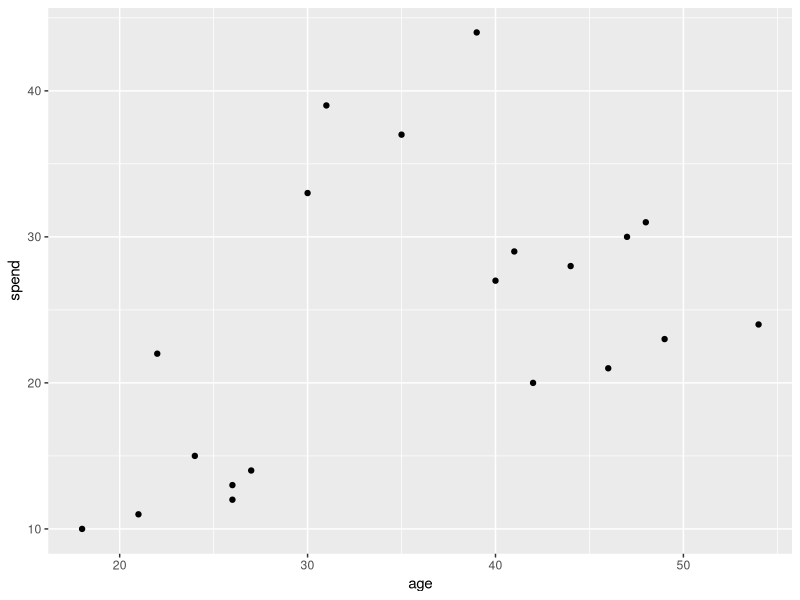
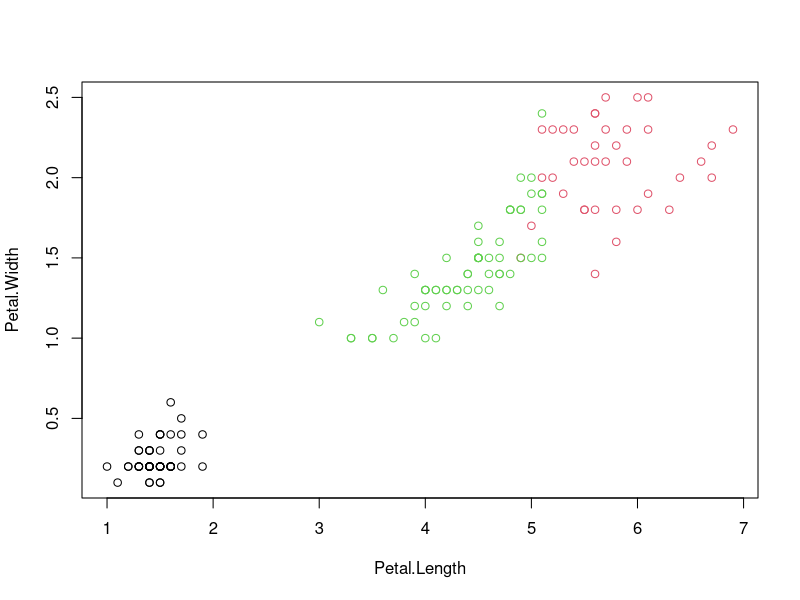
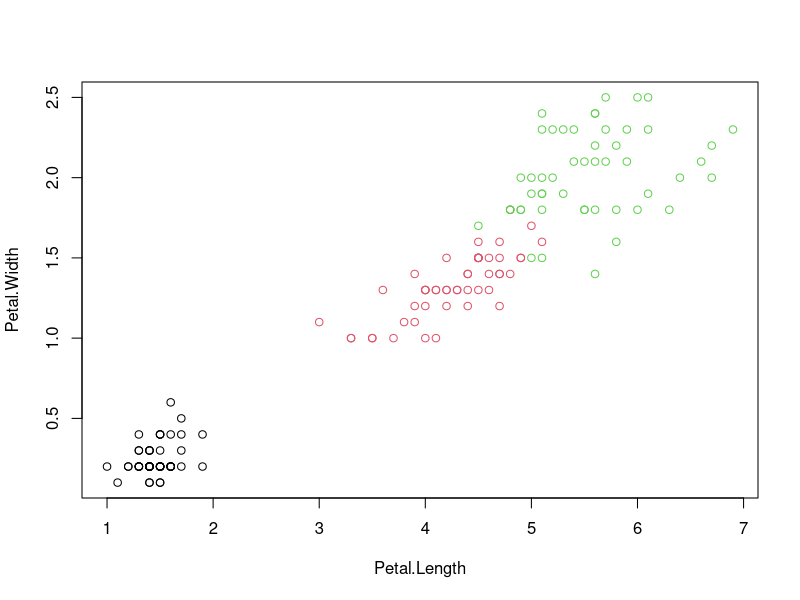
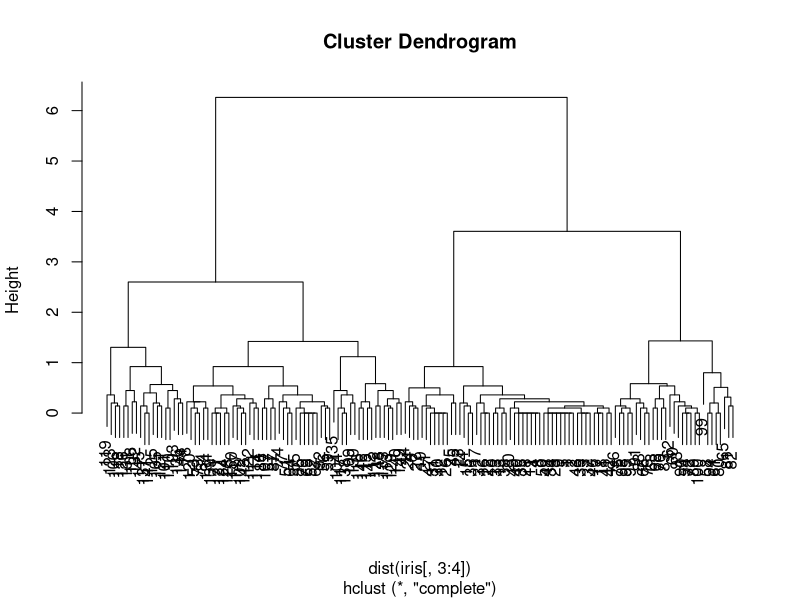
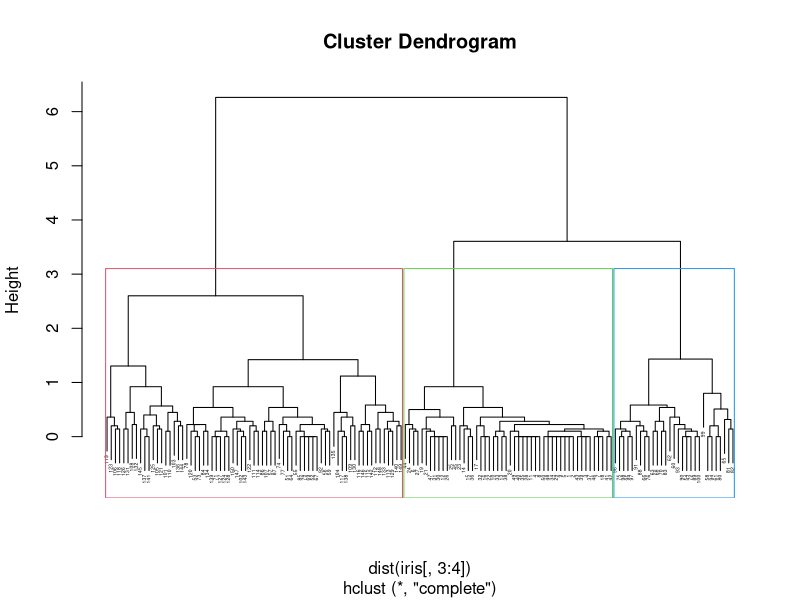
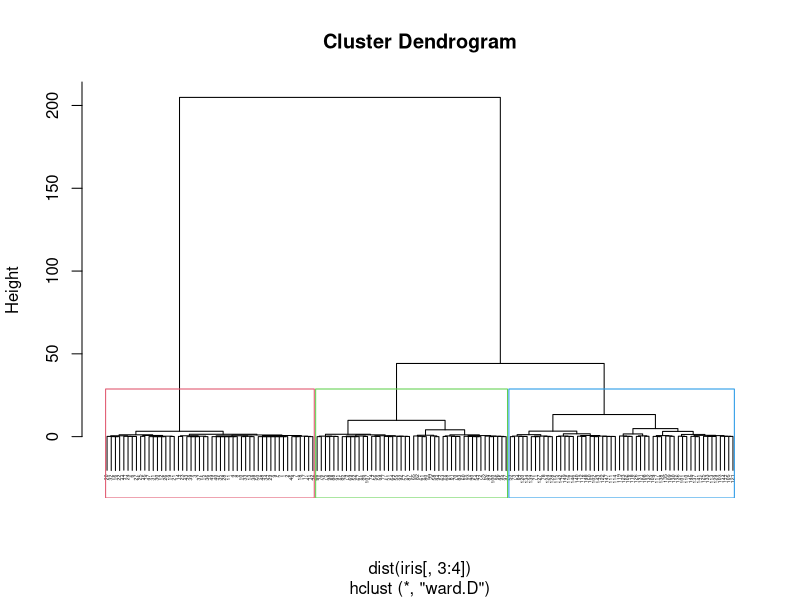
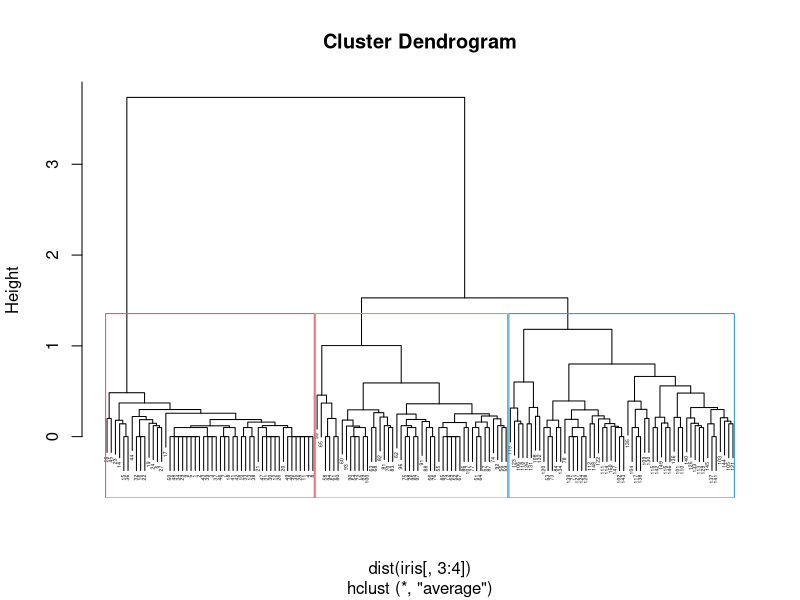

Generate these figures, in order, with R:
#Clustering Basics:

#Clustering----
#Example:We have data on the total spend of customers and their ages. 
#To improve advertising, marketing team wants to send more targeted emails to their customers.

#Plot the total spend and the age of the customers.
library(ggplot2)
df <- data.frame(age = c(18, 21, 22, 24, 26, 26, 27, 30, 31, 35, 39, 40, 41, 42, 44, 46, 47, 48, 49, 54),
                 spend = c(10, 11, 22, 15, 12, 13, 14, 33, 39, 37, 44, 27, 29, 20, 28, 21, 30, 31, 23, 24)
)
ggplot(df, aes(x = age, y = spend)) +
  geom_point()

#Partition Clustering ----
#Kmeans clustering on iris dataset
data("iris")
View(iris)
i1<-iris
i1$Species=NULL
head(i1)

#Kmeans with k = 3
set.seed(376)
res <- kmeans(i1,3)
res
res$size
res$cluster

#To check the accuracy of clusters formed:
#Plot
plot(iris[c("Petal.Length","Petal.Width")],col= res$cluster)
plot(iris[c("Petal.Length","Petal.Width")],col= iris$Species)

#table cmd:
iris$CL<-res$cluster
View(iris)
table(iris$Species,iris$CL)

#Accuracy:
#Total Correctly classifed instances = 50+48+36
#Accuracy = (134)/(150) = 89.3%


#Hierarchical Clustering----

summary(iris)

#Method1=Complete
#Using hclust function on the dataset for hierarchical clustering
c1 = hclust(dist(iris[,3:4]),method = "complete")
plot(c1)
plot(c1, cex=0.3)
#cut the dendrogram tree with a horizontal line at a height where the line can traverse 
#without intersecting the merging point. Hence, We can see the ideal no. of clusters is 2.
#But that will not divide the dataset correctly, hence, taking no. of clusters as 3.
#we can cut-off the tree at desired no. of clusters using cutree.
Cut1 = cutree(c1,3)
table(iris$Species, Cut1)
#Rectangular Clusters
rect.hclust(c1,k=3,border = 2:5)
#Accuracy:
#Total Correctly classifed instances = 50+50+29
#Accuracy = (50+29+50)/(150) = 85 %

#Method2=ward.D
c2 = hclust(dist(iris[,3:4]),method = "ward.D")
plot(c2, cex=0.3)
#We see that the ideal n. of clusters is 3 or 4.
#We cut the tree at the desired no. of clusters using cutree.
Cut2 = cutree(c2,3)
table(iris$Species,Cut2)
rect.hclust(c2,k=3,border = 2:5)
#Accuracy:
#Total Correctly classifed instances = 50+45+49
#Accuracy = (50+45+49)/(150) = 96 %

#Method3=Average
c3 = hclust(dist(iris[,3:4]),method = "average")
plot(c3, cex=0.3)
#We see that the ideal n. of clusters is 3 or 4.
#We cut the tree at the desired no. of clusters using cutree.
Cut3 = cutree(c3,3)
table(iris$Species,Cut3)
rect.hclust(c3,k=3,border = 2:5)
#Accuracy:
#Total Correctly classifed instances = 50+45+49
#Accuracy = (50+45+49)/(150) = 96 %
